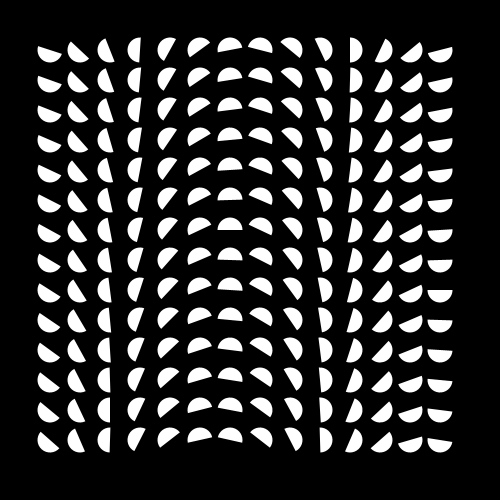
Frame 1 (no input)
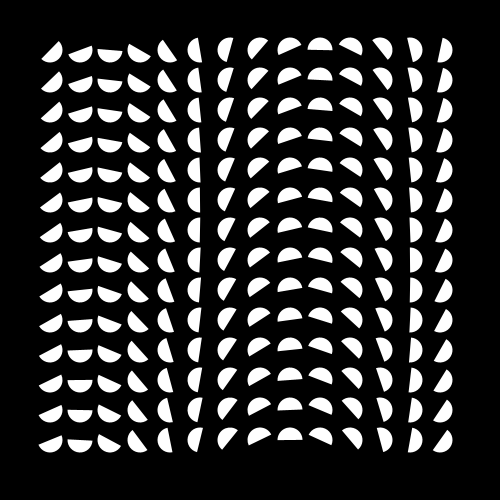
Frame 60 (the mouse pressed at the canvas centre just before this capture)
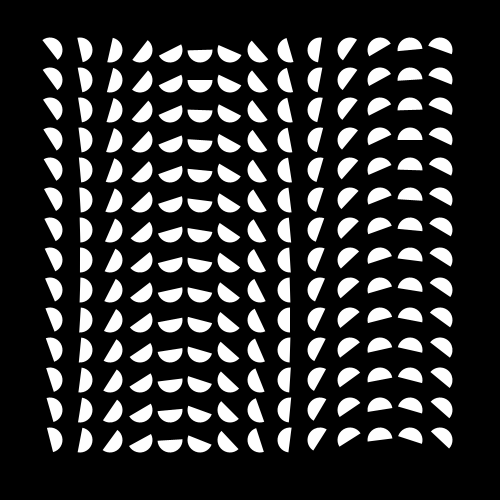
Frame 120 (the mouse held since frame 60 and released just before this capture)

The Processing sketch that drew these frames (run headless with seeded random() and noise(); from frame 60 on, the mouse is pressed at the canvas centre):

// Processing sketch: processing_130436
// ── processing_130436.pde

//Nicolette Hashey

int x=20;
int y=20;
float f=.1;



void setup(){
  size(500,500);
}



void draw(){ 
    background(0);
  for ( int x = 50; x < 450; x += 30){//horizontal
  for (int y = 50; y < 450; y += 30){//vertical
    fill(255);
    noStroke();
    arc(x,y,25,25,f*PI,(1+f)*PI);//draw arc
    f=f+.01;//increase rotation each loop
  }
  }
    
}
